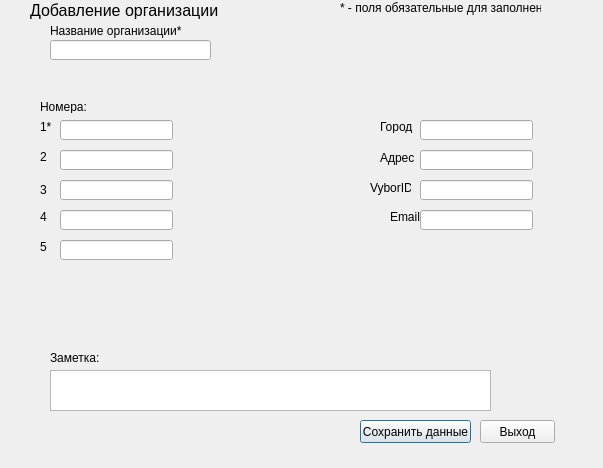
<?xml version="1.0" encoding="UTF-8"?>
<ui version="4.0">
 <class>AddOrgContactDialog</class>
 <widget class="QDialog" name="AddOrgContactDialog">
  <property name="geometry">
   <rect>
    <x>0</x>
    <y>0</y>
    <width>603</width>
    <height>468</height>
   </rect>
  </property>
  <property name="windowTitle">
   <string>Dialog</string>
  </property>
  <widget class="QLabel" name="label_10">
   <property name="geometry">
    <rect>
     <x>380</x>
     <y>150</y>
     <width>47</width>
     <height>16</height>
    </rect>
   </property>
   <property name="text">
    <string>Адрес</string>
   </property>
  </widget>
  <widget class="QLabel" name="label_15">
   <property name="geometry">
    <rect>
     <x>50</x>
     <y>60</y>
     <width>161</width>
     <height>16</height>
    </rect>
   </property>
   <property name="text">
    <string/>
   </property>
  </widget>
  <widget class="QLabel" name="label_12">
   <property name="geometry">
    <rect>
     <x>390</x>
     <y>210</y>
     <width>47</width>
     <height>13</height>
    </rect>
   </property>
   <property name="text">
    <string>Email</string>
   </property>
  </widget>
  <widget class="QLabel" name="label_13">
   <property name="geometry">
    <rect>
     <x>340</x>
     <y>0</y>
     <width>201</width>
     <height>16</height>
    </rect>
   </property>
   <property name="text">
    <string>* - поля обязательные для заполнения</string>
   </property>
  </widget>
  <widget class="QLineEdit" name="ThirdNumber">
   <property name="geometry">
    <rect>
     <x>60</x>
     <y>180</y>
     <width>113</width>
     <height>20</height>
    </rect>
   </property>
  </widget>
  <widget class="QLabel" name="label_3">
   <property name="geometry">
    <rect>
     <x>50</x>
     <y>20</y>
     <width>131</width>
     <height>21</height>
    </rect>
   </property>
   <property name="text">
    <string>Название организации*:</string>
   </property>
  </widget>
  <widget class="QPushButton" name="saveButton">
   <property name="geometry">
    <rect>
     <x>360</x>
     <y>420</y>
     <width>111</width>
     <height>23</height>
    </rect>
   </property>
   <property name="text">
    <string>Сохранить данные</string>
   </property>
  </widget>
  <widget class="QTextEdit" name="Comment">
   <property name="geometry">
    <rect>
     <x>50</x>
     <y>370</y>
     <width>441</width>
     <height>41</height>
    </rect>
   </property>
  </widget>
  <widget class="QLineEdit" name="VyborID">
   <property name="geometry">
    <rect>
     <x>420</x>
     <y>180</y>
     <width>113</width>
     <height>20</height>
    </rect>
   </property>
  </widget>
  <widget class="QLabel" name="label_7">
   <property name="geometry">
    <rect>
     <x>40</x>
     <y>150</y>
     <width>47</width>
     <height>13</height>
    </rect>
   </property>
   <property name="text">
    <string>2</string>
   </property>
  </widget>
  <widget class="QLabel" name="label_14">
   <property name="geometry">
    <rect>
     <x>180</x>
     <y>120</y>
     <width>161</width>
     <height>16</height>
    </rect>
   </property>
   <property name="text">
    <string/>
   </property>
  </widget>
  <widget class="QLineEdit" name="FirstNumber">
   <property name="geometry">
    <rect>
     <x>60</x>
     <y>120</y>
     <width>113</width>
     <height>20</height>
    </rect>
   </property>
  </widget>
  <widget class="QLineEdit" name="Address">
   <property name="geometry">
    <rect>
     <x>420</x>
     <y>150</y>
     <width>113</width>
     <height>20</height>
    </rect>
   </property>
  </widget>
  <widget class="QLabel" name="label_9">
   <property name="geometry">
    <rect>
     <x>380</x>
     <y>120</y>
     <width>47</width>
     <height>13</height>
    </rect>
   </property>
   <property name="text">
    <string>Город</string>
   </property>
  </widget>
  <widget class="QLabel" name="label_11">
   <property name="geometry">
    <rect>
     <x>370</x>
     <y>180</y>
     <width>41</width>
     <height>16</height>
    </rect>
   </property>
   <property name="text">
    <string>VyborID</string>
   </property>
  </widget>
  <widget class="QLabel" name="label_16">
   <property name="geometry">
    <rect>
     <x>200</x>
     <y>420</y>
     <width>151</width>
     <height>16</height>
    </rect>
   </property>
   <property name="text">
    <string/>
   </property>
  </widget>
  <widget class="QLabel" name="label_5">
   <property name="geometry">
    <rect>
     <x>40</x>
     <y>100</y>
     <width>47</width>
     <height>13</height>
    </rect>
   </property>
   <property name="text">
    <string>Номера:</string>
   </property>
  </widget>
  <widget class="QLineEdit" name="City">
   <property name="geometry">
    <rect>
     <x>420</x>
     <y>120</y>
     <width>113</width>
     <height>20</height>
    </rect>
   </property>
  </widget>
  <widget class="QPushButton" name="closeButton">
   <property name="geometry">
    <rect>
     <x>480</x>
     <y>420</y>
     <width>75</width>
     <height>23</height>
    </rect>
   </property>
   <property name="text">
    <string>Выход</string>
   </property>
  </widget>
  <widget class="QLineEdit" name="Email">
   <property name="geometry">
    <rect>
     <x>420</x>
     <y>210</y>
     <width>113</width>
     <height>20</height>
    </rect>
   </property>
  </widget>
  <widget class="QLineEdit" name="SecondNumber">
   <property name="geometry">
    <rect>
     <x>60</x>
     <y>150</y>
     <width>113</width>
     <height>20</height>
    </rect>
   </property>
  </widget>
  <widget class="QLabel" name="label_6">
   <property name="geometry">
    <rect>
     <x>40</x>
     <y>120</y>
     <width>47</width>
     <height>13</height>
    </rect>
   </property>
   <property name="text">
    <string>1*</string>
   </property>
  </widget>
  <widget class="QLabel" name="label">
   <property name="geometry">
    <rect>
     <x>30</x>
     <y>0</y>
     <width>201</width>
     <height>21</height>
    </rect>
   </property>
   <property name="font">
    <font>
     <pointsize>12</pointsize>
    </font>
   </property>
   <property name="text">
    <string>Добавление организации</string>
   </property>
  </widget>
  <widget class="QLineEdit" name="OrgName">
   <property name="geometry">
    <rect>
     <x>50</x>
     <y>40</y>
     <width>161</width>
     <height>20</height>
    </rect>
   </property>
  </widget>
  <widget class="QLabel" name="label_17">
   <property name="geometry">
    <rect>
     <x>50</x>
     <y>350</y>
     <width>81</width>
     <height>16</height>
    </rect>
   </property>
   <property name="text">
    <string>Заметка:</string>
   </property>
  </widget>
  <widget class="QLabel" name="label_8">
   <property name="geometry">
    <rect>
     <x>40</x>
     <y>180</y>
     <width>41</width>
     <height>20</height>
    </rect>
   </property>
   <property name="text">
    <string>3</string>
   </property>
  </widget>
  <widget class="QLineEdit" name="FifthNumber">
   <property name="geometry">
    <rect>
     <x>60</x>
     <y>240</y>
     <width>113</width>
     <height>20</height>
    </rect>
   </property>
  </widget>
  <widget class="QLabel" name="label_19">
   <property name="geometry">
    <rect>
     <x>40</x>
     <y>240</y>
     <width>47</width>
     <height>13</height>
    </rect>
   </property>
   <property name="text">
    <string>5</string>
   </property>
  </widget>
  <widget class="QLabel" name="label_18">
   <property name="geometry">
    <rect>
     <x>40</x>
     <y>210</y>
     <width>47</width>
     <height>13</height>
    </rect>
   </property>
   <property name="text">
    <string>4</string>
   </property>
  </widget>
  <widget class="QLineEdit" name="FourthNumber">
   <property name="geometry">
    <rect>
     <x>60</x>
     <y>210</y>
     <width>113</width>
     <height>20</height>
    </rect>
   </property>
  </widget>
 </widget>
 <resources/>
 <connections/>
</ui>
